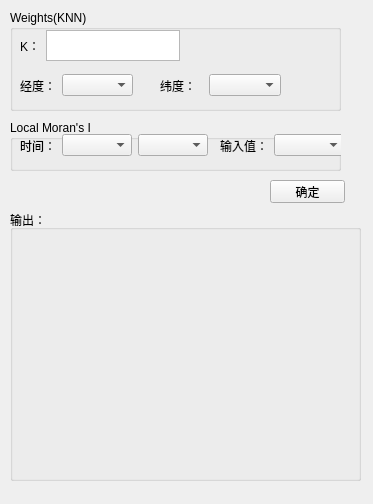
<?xml version="1.0" encoding="UTF-8"?>
<ui version="4.0">
 <class>Form</class>
 <widget class="QWidget" name="Form">
  <property name="geometry">
   <rect>
    <x>0</x>
    <y>0</y>
    <width>373</width>
    <height>504</height>
   </rect>
  </property>
  <property name="windowTitle">
   <string>Form</string>
  </property>
  <widget class="QGroupBox" name="groupBox_2">
   <property name="geometry">
    <rect>
     <x>10</x>
     <y>120</y>
     <width>331</width>
     <height>51</height>
    </rect>
   </property>
   <property name="title">
    <string>Local Moran's I</string>
   </property>
   <widget class="QWidget" name="horizontalLayoutWidget_4">
    <property name="geometry">
     <rect>
      <x>210</x>
      <y>10</y>
      <width>125</width>
      <height>31</height>
     </rect>
    </property>
    <layout class="QHBoxLayout" name="horizontalLayout_4">
     <item>
      <widget class="QLabel" name="label_4">
       <property name="text">
        <string>输入值：</string>
       </property>
      </widget>
     </item>
     <item>
      <widget class="QComboBox" name="comboBox_3"/>
     </item>
    </layout>
   </widget>
   <widget class="QWidget" name="horizontalLayoutWidget_5">
    <property name="geometry">
     <rect>
      <x>10</x>
      <y>10</y>
      <width>188</width>
      <height>31</height>
     </rect>
    </property>
    <layout class="QHBoxLayout" name="horizontalLayout_5">
     <item>
      <widget class="QLabel" name="label_5">
       <property name="text">
        <string>时间：</string>
       </property>
      </widget>
     </item>
     <item>
      <widget class="QComboBox" name="comboBox_4"/>
     </item>
     <item>
      <widget class="QComboBox" name="comboBox_5"/>
     </item>
    </layout>
   </widget>
  </widget>
  <widget class="QGroupBox" name="groupBox">
   <property name="geometry">
    <rect>
     <x>10</x>
     <y>10</y>
     <width>331</width>
     <height>101</height>
    </rect>
   </property>
   <property name="title">
    <string>Weights(KNN)</string>
   </property>
   <widget class="QWidget" name="horizontalLayoutWidget">
    <property name="geometry">
     <rect>
      <x>10</x>
      <y>20</y>
      <width>160</width>
      <height>31</height>
     </rect>
    </property>
    <layout class="QHBoxLayout" name="horizontalLayout">
     <item>
      <widget class="QLabel" name="label">
       <property name="text">
        <string>K：</string>
       </property>
      </widget>
     </item>
     <item>
      <widget class="QTextEdit" name="textEdit"/>
     </item>
    </layout>
   </widget>
   <widget class="QWidget" name="horizontalLayoutWidget_2">
    <property name="geometry">
     <rect>
      <x>10</x>
      <y>60</y>
      <width>113</width>
      <height>31</height>
     </rect>
    </property>
    <layout class="QHBoxLayout" name="horizontalLayout_2">
     <item>
      <widget class="QLabel" name="label_2">
       <property name="text">
        <string>经度：</string>
       </property>
      </widget>
     </item>
     <item>
      <widget class="QComboBox" name="comboBox"/>
     </item>
    </layout>
   </widget>
   <widget class="QWidget" name="horizontalLayoutWidget_3">
    <property name="geometry">
     <rect>
      <x>150</x>
      <y>60</y>
      <width>121</width>
      <height>31</height>
     </rect>
    </property>
    <layout class="QHBoxLayout" name="horizontalLayout_3">
     <item>
      <widget class="QLabel" name="label_3">
       <property name="text">
        <string>纬度：</string>
       </property>
      </widget>
     </item>
     <item>
      <widget class="QComboBox" name="comboBox_2"/>
     </item>
    </layout>
   </widget>
  </widget>
  <widget class="QGroupBox" name="groupBox_3">
   <property name="geometry">
    <rect>
     <x>10</x>
     <y>210</y>
     <width>351</width>
     <height>271</height>
    </rect>
   </property>
   <property name="title">
    <string>输出：</string>
   </property>
   <widget class="QWidget" name="widget" native="true">
    <property name="geometry">
     <rect>
      <x>9</x>
      <y>19</y>
      <width>331</width>
      <height>241</height>
     </rect>
    </property>
   </widget>
  </widget>
  <widget class="QPushButton" name="pushButton">
   <property name="geometry">
    <rect>
     <x>270</x>
     <y>180</y>
     <width>75</width>
     <height>23</height>
    </rect>
   </property>
   <property name="text">
    <string>确定</string>
   </property>
  </widget>
 </widget>
 <resources/>
 <connections/>
</ui>
